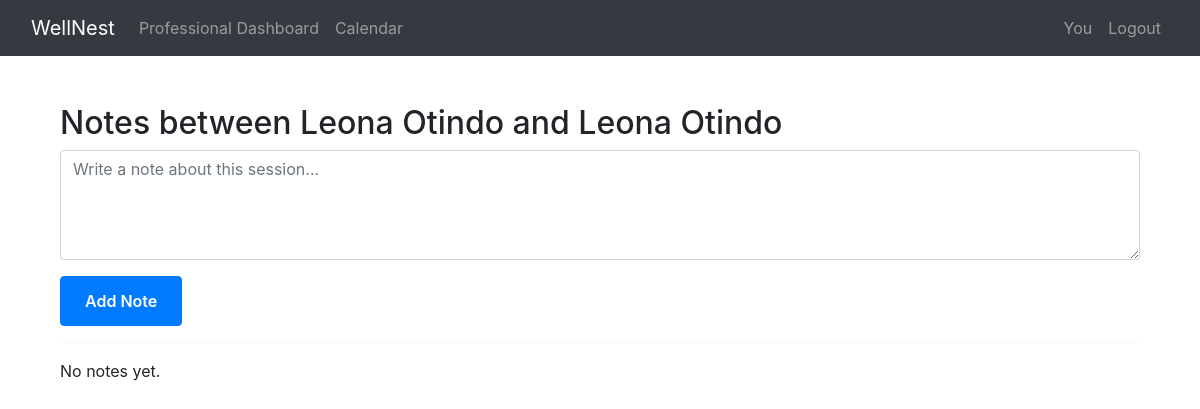
Page /shared_notes_view/1/notes/ (signed in) on the earlier database version.
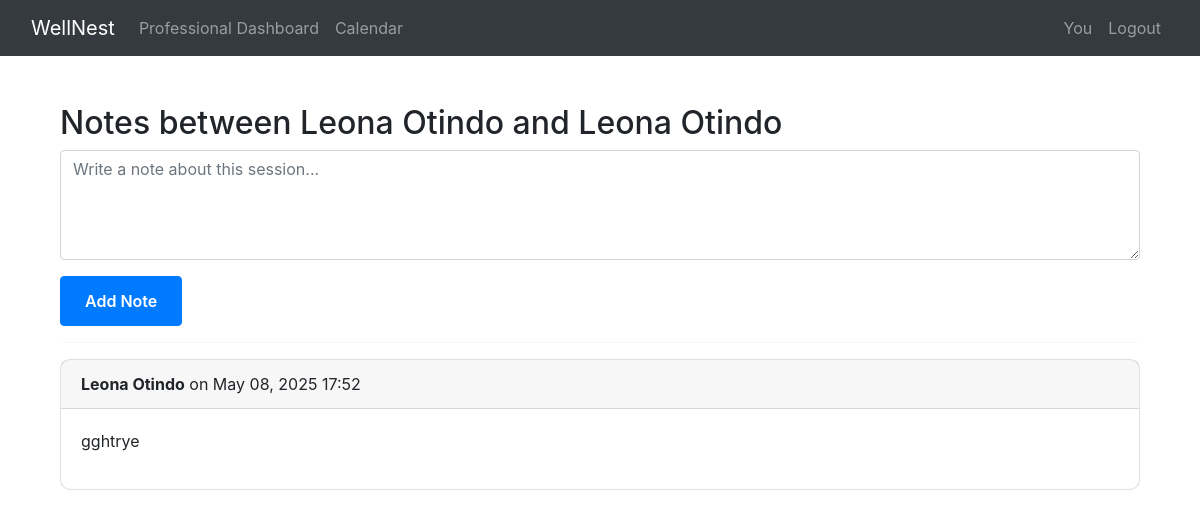
Same page on the later database version.
### website/models.py (models this page shows, shortened)
class Note(models.Model):
    relationship = models.ForeignKey(
        PatientProfessionalRelationship,
        on_delete=models.CASCADE,
        related_name='notes'
    )
    author = models.ForeignKey(User, on_delete=models.CASCADE)
    content = models.TextField()
    created_at = models.DateTimeField(auto_now_add=True)

### website/relationship_views.py (the view)
# urls.py: path('shared_notes_view/<int:relationship_id>/notes/', relationship_views.shared_notes_view, name='shared_notes_view'),
@login_required
def shared_notes_view(request, relationship_id):
    relationship = get_object_or_404(PatientProfessionalRelationship, id=relationship_id)
    user = request.user
    if user != relationship.professional and user != relationship.patient:
        return HttpResponseForbidden("You do not have permission to view these notes.")
    notes = relationship.notes.order_by('-created_at')
    if request.method == 'POST':
        form = NoteForm(request.POST)
        if form.is_valid():
            note = form.save(commit=False)
            note.relationship = relationship
            note.author = user
            note.save()
            return redirect('shared_notes_view', relationship_id=relationship.id)
    else:
        form = NoteForm()
    return render(request, 'shared_notes.html', {
        'relationship': relationship,
        'notes': notes,
        'form': form,
    })

### website/forms.py
class NoteForm(forms.ModelForm):
    class Meta:
        model = Note
        fields = ['content']
        widgets = {
            'content': forms.Textarea(attrs={
                'rows': 4,
                'class': 'form-control',
                'placeholder': 'Write a note about this session...'
            })
        }
        labels = {
            'content': ''
        }

### website/templates/shared_notes.html (shortened to what this page needs)
{% extends "base.html" %}
{% block content %}
<div class="container mt-4">
    <h2>Notes between {{ relationship.professional.get_full_name }} and {{ relationship.patient.get_full_name }}</h2>
    <form method="post">
        {{ form.as_p }}
        <button type="submit" class="btn btn-primary">Add Note</button>
    </form>
    <hr>
    {% for note in notes %}
    <div class="card mb-3">
        <div class="card-header">
            <strong>{{ note.author.get_full_name }}</strong>
            on {{ note.created_at|date:"M d, Y H:i" }}
        </div>
        <div class="card-body">
            <p>{{ note.content }}</p>
        </div>
    </div>
    {% empty %}
    <p>No notes yet.</p>
    {% endfor %}
</div>
{% endblock %}

Differences in the rows shown:
added Note: author.get_full_name "Leona Otindo", created_at "May 08, 2025 17:52", content "gghtrye"
Other differences:
text no longer shown: "No notes yet."
